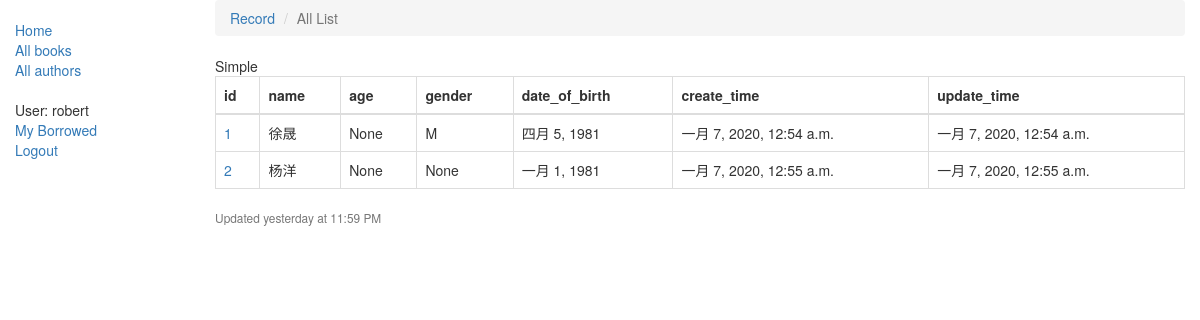
The app's page /demo/records/ (signed in) with its own data.
### demo/models.py (models this page shows, shortened)
class Record(models.Model):
    name = models.CharField('Name', max_length=50, null=False, blank=False)
    age = models.IntegerField('Age', null=True, blank=True)
    gender = models.CharField('Gender', max_length=1, null=True, blank=True, choices=(
        ('M', 'Male'),
        ('F', 'Female'),
    ))
    date_of_birth = models.DateField('DOB', null=False, blank=False, default=datetime.datetime(1981, 1, 1))
    create_time = models.DateTimeField('CreateTime', auto_now_add=True)
    update_time = models.DateTimeField('UpdateTime', auto_now=True)
    class Meta:
        verbose_name = 'Record'
        verbose_name_plural = 'Records'

### demo/views.py (the view)
# urls.py: path('records/', views.RecordListView.as_view(), name='records'),
class RecordListView(LoginRequiredMixin, ListView):
    model = Record

### demo/templates/demo/record_list.html (shortened to what this page needs)
{% extends "base_generic.html" %}
{% block content %}
<ol class="breadcrumb">
    <li class="breadcrumb-item">
        <a href="#">Record</a>
    </li>
    <li class="breadcrumb-item active">All List</li>
</ol>
<div class="card mb-3">
    <div class="card-header">
        Simple
    </div>
    <div class="card-body">
        <div class="table-responsive">
            <table class="table table-bordered" id="dataTable" width="100%" cellspacing="0">
                <thead>
                    <tr>
                        <th>id</th>
                        <th>name</th>
                        <th>age</th>
                        <th>gender</th>
                        <th>date_of_birth</th>
                        <th>create_time</th>
                        <th>update_time</th>
                    </tr>
                </thead>
                <tbody>
                {% for obj in object_list %}
                    <tr>
                        <td><a href="{% url 'demo:record-detail' obj.pk %}">{{ obj.pk }}</a></td>
                        <td>{{ obj.name }}</td>
                        <td>{{ obj.age }}</td>
                        <td>{{ obj.gender }}</td>
                        <td>{{ obj.date_of_birth }}</td>
                        <td>{{ obj.create_time }}</td>
                        <td>{{ obj.update_time }}</td>
                    </tr>
                {% endfor %}
                </tbody>
            </table>
        </div>
    </div>
    <div class="card-footer small text-muted">Updated yesterday at 11:59 PM</div>
</div>
{% endblock %}

### catalog/templates/base_generic.html (shortened to what this page needs)
{% load static %}
<!DOCTYPE html>
<html lang="en">
<head>
    <link rel="stylesheet" href="{% static 'bootstrap-4.4.1-dist/css/bootstrap.min.css' %}">
    <link rel="stylesheet" href="{% static 'css/styles.css' %}">
</head>
<body>
<div class="container-fluid">
    <div class="row">
        <div class="col-sm-2">
            {% block sidebar %}
            <ul class="sidebar-nav">
                <li><a href="{% url 'catalog:index' %}">Home</a></li>
                <li><a href="{% url 'catalog:books' %}">All books</a></li>
                <li><a href="{% url 'catalog:authors' %}">All authors</a></li>
            </ul>
            <ul class="sidebar-nav">
                {% if user.is_authenticated %}
                <li>User: {{ user.get_username }}</li>
                <li><a href="{% url 'catalog:my-borrowed' %}">My Borrowed</a></li>
                <li><a href="{% url 'logout' %}?next={{ request.path }}">Logout</a></li>
                {% else %}
                <li><a href="{% url 'login' %}?next={{ request.path }}">Login</a></li>
                {% endif %}
            </ul>
            {% endblock %}
        </div>
        <div class="col-sm-10 ">{% block content %}{% endblock %}
        </div>
    </div>
</div>
</body>
</html>

### catalog/static/css/styles.css (style rules this page uses)
.sidebar-nav { margin-top: 20px; padding: 0; list-style: none; }

### records on screen
Record: pk "1", name "徐晟", age "None", gender "M", date_of_birth "四月 5, 1981", create_time "一月 7, 2020, 12:54 a.m.", update_time "一月 7, 2020, 12:54 a.m."
Record: pk "2", name "杨洋", age "None", gender "None", date_of_birth "一月 1, 1981", create_time "一月 7, 2020, 12:55 a.m.", update_time "一月 7, 2020, 12:55 a.m."

### other values on screen
{{ user.get_username }} "robert"
